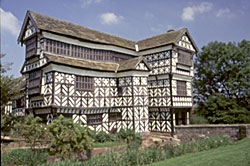
#> input picture PythonFiles/SUWSS/Java/jexcelapi/resources/littlemoretonhall.png, 250 x 166 px, given in place of the camera
$ python CameraScanner.py
#> lines starting #> are read from the running program, lines starting #| are printed output that depends on the picture; after the words box and inside, x2 and y2 are one past the last pixel; in counts of white or black regions, pixels touching at a corner belong together
import numpy as np
import cv2

def diffImg(t0, t1, t2):
    d1 = cv2.absdiff(t2, t1)
    d2 = cv2.absdiff(t1, t0)
    return cv2.bitwise_and(d1, d2)

cap = cv2.VideoCapture(0)

t_minus = cv2.cvtColor(cap.read()[1], cv2.COLOR_RGB2GRAY)
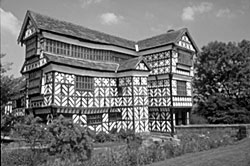
#> t_minus: shape (166, 250); min 0, max 255, mean 113.9
t = cv2.cvtColor(cap.read()[1], cv2.COLOR_RGB2GRAY)
t_plus = cv2.cvtColor(cap.read()[1], cv2.COLOR_RGB2GRAY)


while True:
    # Capture frame-by-frame
    ret, frame = cap.read()
#> frame is the input picture: shape (166, 250, 3); mean B, G, R 110.4, 115.2, 115.6

    # Our operations on the frame come here
    gray = cv2.cvtColor(frame, cv2.COLOR_BGR2GRAY)

    # Display the resulting frame
    dimg=diffImg(t_minus, t, t_plus)
#> in diffImg, `d1 = cv2.absdiff(t2, t1)`: d1: shape (166, 250); every value is 0
    threshold = 200000
    if cv2.countNonZero(dimg) > threshold:
        cv2.putText(frame, "Room Status: {}".format('movement'), (10, 20),
        cv2.FONT_HERSHEY_SIMPLEX, 0.5, (0, 0, 255), 2)
    else:
        cv2.putText(frame, "Room Status: {}".format('no movement'), (10, 20),
        cv2.FONT_HERSHEY_SIMPLEX, 0.5, (0, 0, 255), 2)
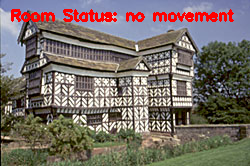
#> frame: shape (166, 250, 3); 3.27% of pixels changed, all inside (x1, y1, x2, y2) = (11, 9, 234, 22)

    cv2.imshow('Movement indicator',frame)

    t_minus = t
    t = t_plus
    t_plus = cv2.cvtColor(cap.read()[1], cv2.COLOR_RGB2GRAY)


    key = cv2.waitKey(10)
#> (key Esc is pressed here)
    if key == 27:
        cv2.destroyWindow('Movement indicator')
        break

# When everything done, release the capture
cap.release()
cv2.destroyAllWindows()

$ run again, on PythonFiles/SUWSS/Java/jexcelapi/resources/merchantadventurers.png
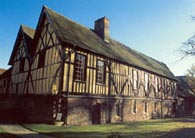
#> input picture PythonFiles/SUWSS/Java/jexcelapi/resources/merchantadventurers.png, 195 x 138 px, given in place of the camera
#> frame is the input picture: shape (138, 195, 3); mean B, G, R 113.9, 112.6, 106.9
#> `gray = cv2.cvtColor(frame, cv2.COLOR_BGR2GRAY)`:
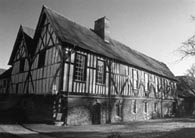
#> gray: shape (138, 195); min 2, max 254, mean 111
#> d1: shape (138, 195); every value is 0
#> `cv2.putText(frame, "Room Status: {}".format('no movement'), (10, 20), ..`:
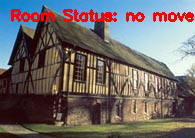
#> frame: shape (138, 195, 3); 4.07% of pixels changed, all inside (x1, y1, x2, y2) = (11, 9, 194, 22)

$ run again, on PythonFiles/SUWSS/Java/jexcelapi/resources/wealdanddownland.png
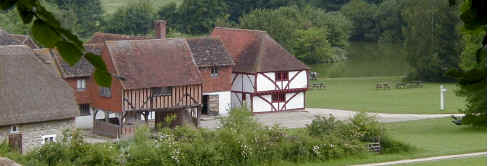
#> input picture PythonFiles/SUWSS/Java/jexcelapi/resources/wealdanddownland.png, 488 x 166 px, given in place of the camera
#> `t_minus = cv2.cvtColor(cap.read()[1], cv2.COLOR_RGB2GRAY)`:
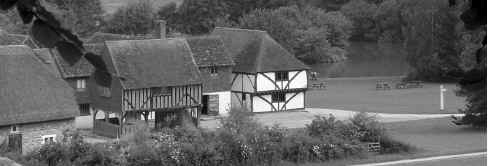
#> t_minus: shape (166, 488); min 0, max 255, mean 96.4
#> frame is the input picture: shape (166, 488, 3); mean B, G, R 78.9, 104.2, 102
#> d1: shape (166, 488); every value is 0
#> `cv2.putText(frame, "Room Status: {}".format('no movement'), (10, 20), ..`:
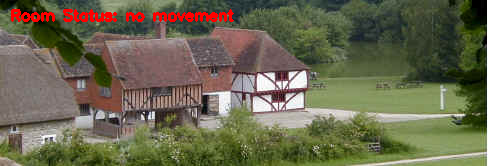
#> frame: shape (166, 488, 3); 1.68% of pixels changed, all inside (x1, y1, x2, y2) = (11, 9, 234, 22)
